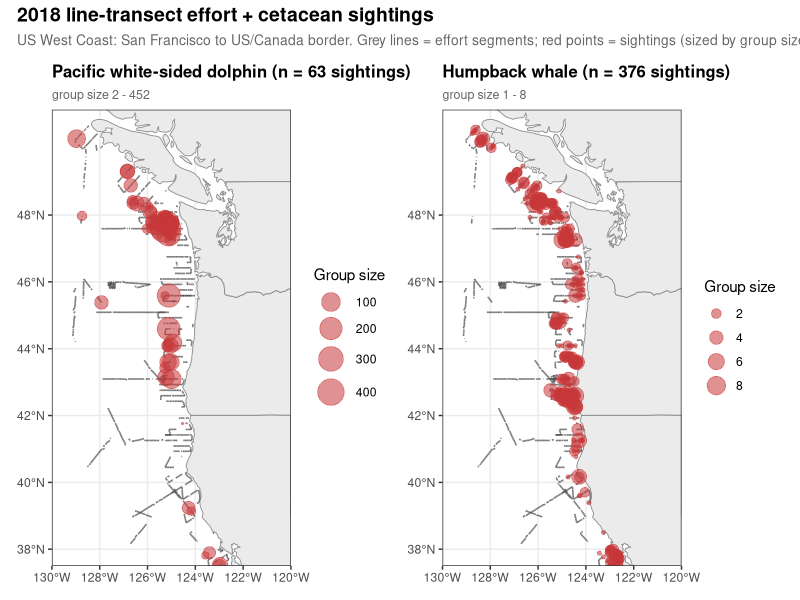

Recreate this plot in R.
# =============================================================================
# scripts/data_figures/plotLTData.R
#
# Two-panel map of line-transect survey effort + cetacean sightings on the
# US West Coast (San Francisco to the US/Canada border, ~37.5 - 49.5 deg N).
# One panel per species, with sighting points sized by group_size and
# INDEPENDENT group-size scales per panel:
#   * Pacific white-sided dolphin (spcode = 22; group sizes 1 - 452 in
#     these data, so a sqrt-transformed point-size scale)
#   * Humpback whale               (spcode = 76; group sizes 1 - 8,
#     linear point-size scale)
#
# Inputs : data/effort.csv, data/sightings.csv
# Output : figures/lt_data_pwsd_humpback.png  (12 x 7 in, 200 dpi)
#
# Run from the project root:
#   Rscript scripts/data_figures/plotLTData.R
# =============================================================================

suppressPackageStartupMessages({
  library(tidyverse)
  library(maps)
  library(patchwork)
})

# ---------------------------------------------------------------------------
# Map extent: SF (~37.77 deg N) and northward; no fixed upper latitude limit
# (data extent drives the upper bound).
# ---------------------------------------------------------------------------
LAT_MIN <- 37.5
LON_MIN <- -130
LON_MAX <- -120

# ---------------------------------------------------------------------------
# Load + filter
# ---------------------------------------------------------------------------
sights <- read.csv("data/sightings.csv", stringsAsFactors = FALSE)
eff    <- read.csv("data/effort.csv",    stringsAsFactors = FALSE)

# Sightings: keep PWSD (22) and Humpback (76), inside the map extent, with
# a non-missing positive group_size.
sp_codes <- c("Pacific white-sided dolphin" = 22L,
              "Humpback whale"              = 76L)
sp_levels <- names(sp_codes)

sights_sub <- sights |>
  filter(spcode %in% sp_codes,
         !is.na(group_size), group_size > 0,
         !is.na(lat), !is.na(lon),
         lat >= LAT_MIN,
         lon >= LON_MIN, lon <= LON_MAX) |>
  mutate(species = factor(case_when(
    spcode == 22L ~ "Pacific white-sided dolphin",
    spcode == 76L ~ "Humpback whale"
  ), levels = sp_levels))

cat(sprintf("Filtered sightings: %d total\n", nrow(sights_sub)))
print(sights_sub |>
  group_by(species) |>
  summarise(n_sightings = dplyr::n(),
            min_size = min(group_size), median_size = median(group_size),
            mean_size = mean(group_size), max_size = max(group_size),
            .groups = "drop"))

# Effort: keep segments whose midpoint falls inside the map extent. Use
# midpoint columns where present; fall back to the begin point.
eff_sub <- eff |>
  mutate(mlat_use = coalesce(mlat, latitude_begin),
         mlon_use = coalesce(mlon, longitude_begin)) |>
  filter(!is.na(mlat_use), !is.na(mlon_use),
         mlat_use >= LAT_MIN,
         mlon_use >= LON_MIN, mlon_use <= LON_MAX)

# Compute upper-latitude bound from the data so the plot has no
# artificial cap. Add a half-degree of headroom for visual breathing
# room above the northernmost feature.
LAT_MAX <- max(c(sights_sub$lat, eff_sub$mlat_use), na.rm = TRUE) + 0.5

cat(sprintf("Filtered effort segments: %d (of %d total)\n",
            nrow(eff_sub), nrow(eff)))

# ---------------------------------------------------------------------------
# Coastline. Use `state` for the US (gives CA/OR/WA shoreline + state
# borders) and `world` filtered to Canada for the bit north of WA.
# Plotting both `world$USA` and `state$ca/or/wa` in earlier versions
# produced doubled outlines because both polygons traced the same coast.
# ---------------------------------------------------------------------------
states <- map_data("state") |>
  filter(region %in% c("california", "oregon", "washington"))
canada <- map_data("world") |>
  filter(region == "Canada")

# ---------------------------------------------------------------------------
# Per-species panel builder
# ---------------------------------------------------------------------------
make_panel <- function(species_label, sights_data, size_range, size_trans = "identity") {
  ggplot() +
    # Land: Canada (north of WA) + CA/OR/WA via state polygons.
    # Plotting only one source for each region avoids the doubled-
    # outline effect from earlier versions.
    geom_polygon(data = canada, aes(long, lat, group = group),
                 fill = "grey92", colour = "grey55", linewidth = 0.3) +
    geom_polygon(data = states, aes(long, lat, group = group),
                 fill = "grey92", colour = "grey55", linewidth = 0.3) +
    # Effort segments (begin->end). Darker / thicker than the first
    # version so they are visible against the land + ocean.
    geom_segment(data = eff_sub,
                 aes(x = longitude_begin, y = latitude_begin,
                     xend = longitude_end, yend = latitude_end),
                 colour = "grey25", linewidth = 0.55, alpha = 0.7) +
    # Sighting points sized by group_size
    geom_point(data = sights_data,
               aes(x = lon, y = lat, size = group_size),
               colour = "#C7383A", fill = "#C7383A", alpha = 0.55,
               shape = 21, stroke = 0.4) +
    coord_quickmap(xlim = c(LON_MIN, LON_MAX),
                   ylim = c(LAT_MIN, LAT_MAX),
                   expand = FALSE) +
    scale_size_continuous(name = "Group size",
                          range = size_range,
                          trans = size_trans,
                          breaks = NULL) +
    scale_x_continuous(breaks = seq(-130, -120, 2),
                       labels = function(x) sprintf("%g°W", abs(x))) +
    scale_y_continuous(breaks = seq(38, 49, 2),
                       labels = function(y) sprintf("%g°N", y)) +
    labs(title    = sprintf("%s (n = %d sightings)",
                            species_label, nrow(sights_data)),
         subtitle = sprintf("group size %d - %d",
                            min(sights_data$group_size),
                            max(sights_data$group_size)),
         x = NULL, y = NULL) +
    theme_bw(base_size = 11) +
    theme(plot.title       = element_text(face = "bold", size = 12),
          plot.subtitle    = element_text(size = 9, colour = "grey40"),
          panel.grid.minor = element_blank(),
          legend.position  = "right")
}

# Per-panel breaks (each panel will also auto-pick from data, so this
# provides nice round numbers for the legend)
make_panel_breaks <- function(species_label, sights_data, size_range, size_trans = "identity") {
  pretty_breaks <- pretty(sights_data$group_size, n = 4)
  pretty_breaks <- pretty_breaks[pretty_breaks > 0 & pretty_breaks <= max(sights_data$group_size)]
  if (length(pretty_breaks) < 2) pretty_breaks <- range(sights_data$group_size)

  make_panel(species_label, sights_data, size_range, size_trans) +
    scale_size_continuous(name = "Group size",
                          range = size_range,
                          trans = size_trans,
                          breaks = pretty_breaks)
}

# ---------------------------------------------------------------------------
# Build panels with INDEPENDENT group-size scales:
#   PWSD has very wide group-size range (1-452). Use sqrt-transformed sizes
#     so the small groups are still visible.
#   Humpback group sizes are 1-8 (mostly 1s). Linear scale is fine.
# ---------------------------------------------------------------------------
sights_pwsd     <- filter(sights_sub, species == "Pacific white-sided dolphin")
sights_humpback <- filter(sights_sub, species == "Humpback whale")

p_pwsd <- make_panel_breaks("Pacific white-sided dolphin",
                            sights_pwsd,
                            size_range = c(0.6, 9),
                            size_trans = "sqrt")
p_humpback <- make_panel_breaks("Humpback whale",
                                sights_humpback,
                                size_range = c(1.2, 6),
                                size_trans = "identity")

# ---------------------------------------------------------------------------
# Combine
# ---------------------------------------------------------------------------
fig <- p_pwsd + p_humpback +
  plot_annotation(
    title    = "2018 line-transect effort + cetacean sightings",
    subtitle = "US West Coast: San Francisco to US/Canada border. Grey lines = effort segments; red points = sightings (sized by group size, independent scales per panel).",
    theme    = theme(plot.title    = element_text(face = "bold", size = 14),
                     plot.subtitle = element_text(size = 10, colour = "grey40"))
  )

# ---------------------------------------------------------------------------
# Save
# ---------------------------------------------------------------------------
dir.create("figures", showWarnings = FALSE, recursive = TRUE)
out_png <- "figures/lt_data_pwsd_humpback.png"
ggsave(out_png, fig, width = 12, height = 7, dpi = 200)
cat(sprintf("Saved %s\n", out_png))
